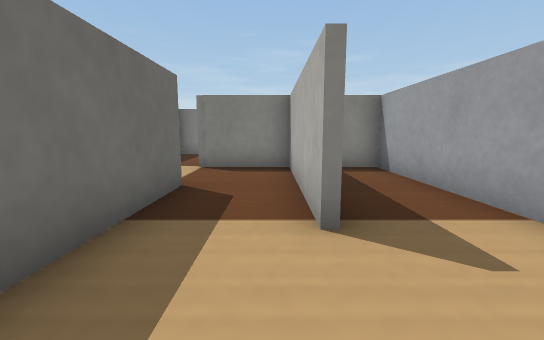
[1] (above)

19 first-person views from a walk through a Webots world. The camera is 0.05 m above the floor, tilts 8° down and sees 90° across. The floor is counted in squares, 0.05 m on a side. Each view is taken from the middle of a square. On the plan, view 1 faces up. The plan holds only what a view shows up to about 11 squares ahead; the rest is blank. The place goes on beyond the plan. Robots are left out. Simple shapes and patterns stand in for the simulator's stock objects.

[2]
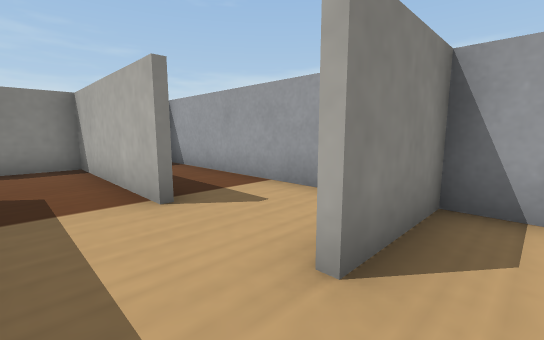

[3]
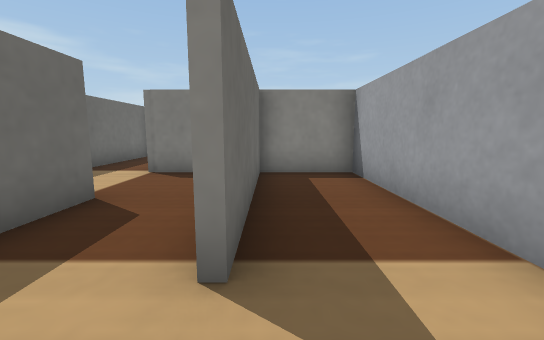

[4]
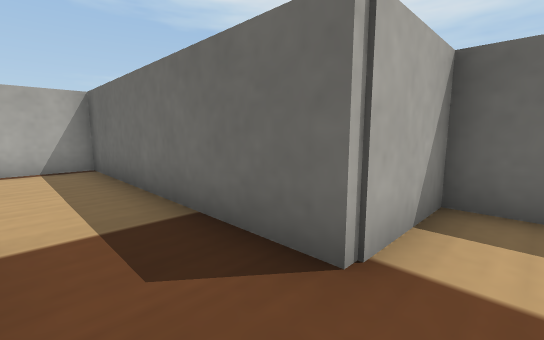

[5]
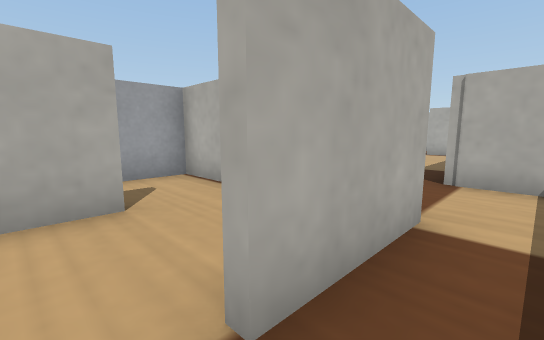

[6]
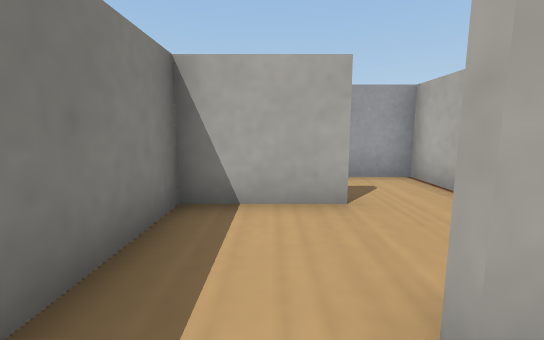

[7]
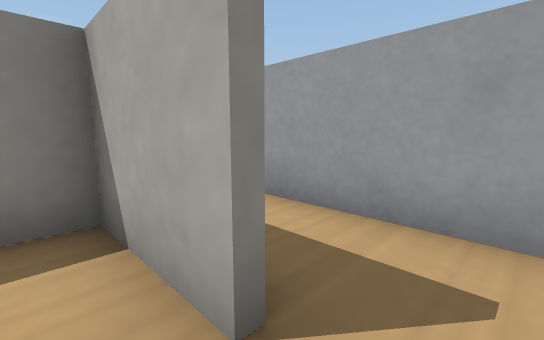

[8]
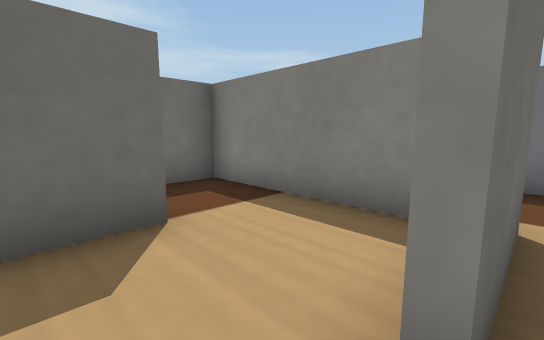

[9]
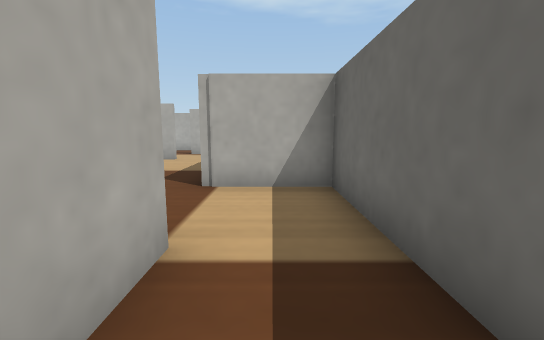

[10]
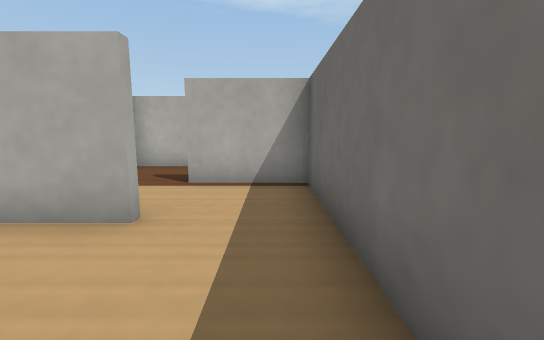

[11]
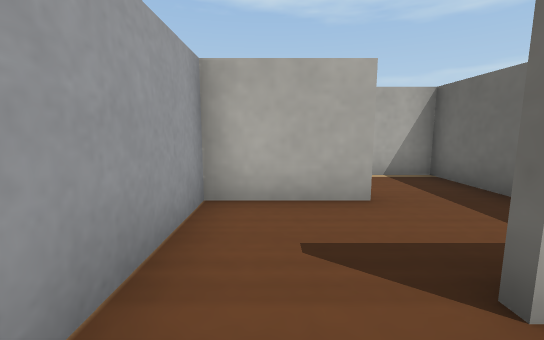

[12]
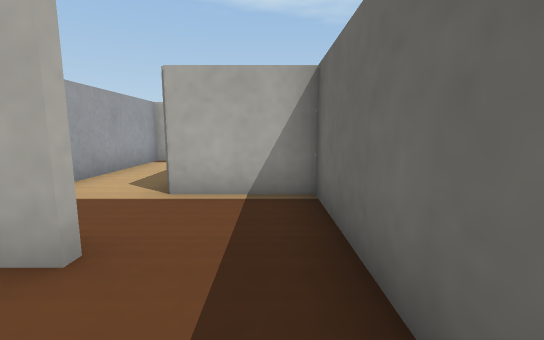

[13]
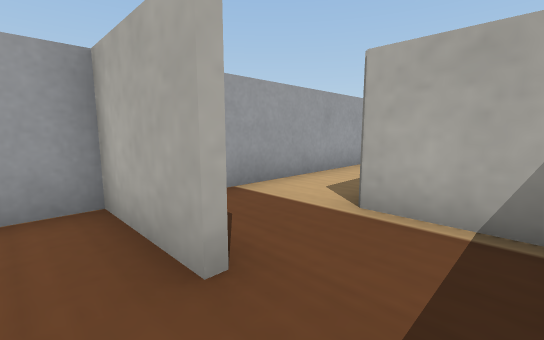

[14]
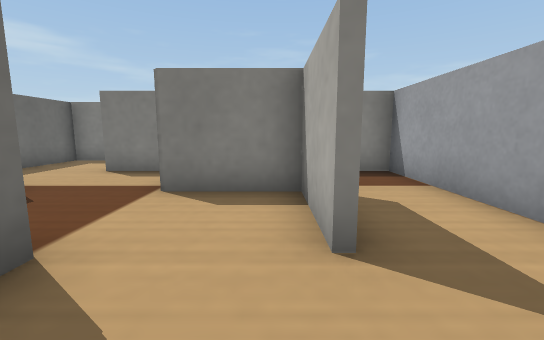

[15]
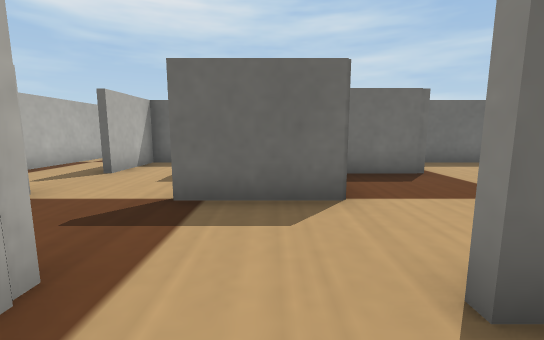

[16]
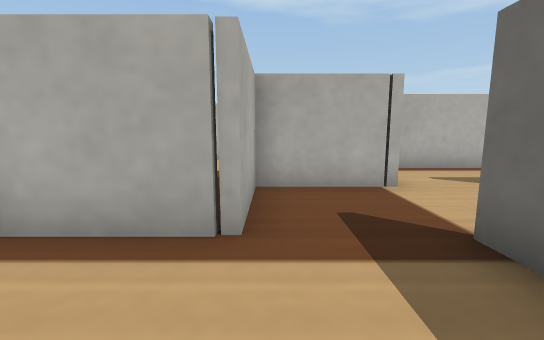

[17]
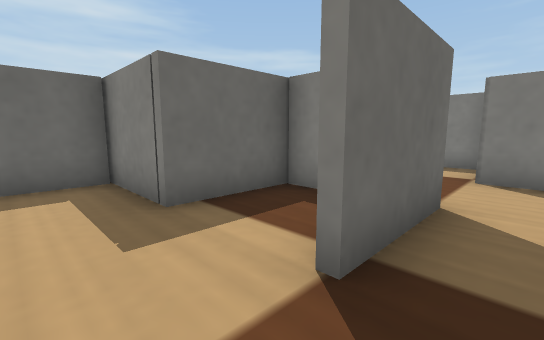

[18]
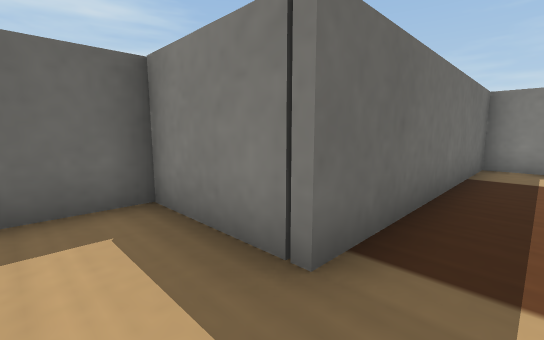

[19]
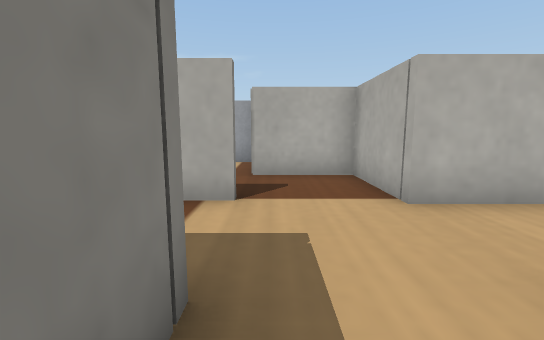

### Floor plan
Points are (right, up) in squares from view 1. A wall is a line through its corners. A room is listed if a view was taken in it or the views show most of it. See-through windows are left out.
Room 1 (views 1, 2, 3, 4, 5, 6, 7, 8, 9, 10, 11)
walls: (0.7, 7.6) (0.7, 2.6); (1.5, 7.9) (3, 7.9) (3, 12.2); (0.5, 2.6) (0.5, 7.7); (0.7, 9.9) (0.7, 12.3) (-4.1, 12.3) (-4.1, 4.9); (-4.1, 5.1) (-1.7, 5.1) (-1.7, -2.3) (0.8, -2.3); (-1.9, 10.4) (-1.9, 8.9); (3, 1.8) (3, 7.7) (-2.1, 7.7) (-2.1, 10.2); (0.5, 0.1) (2, 0.1); (0.9, 12.5) (0.9, 9.9); (3, -1.6) (3, -0.1) (0.5, -0.1)
ways out: opening at (2, -2) to room 2
Room 2 (views 12, 13)
walls: (0.5, -4.9) (3, -4.9); (3.1, -5.1) (2.2, -5.1); (-1.7, -3.6) (-1.7, -7.3) (0.7, -7.3); (3, -7.5) (3, -1.6)
ways out: opening at (2, -2) to room 1; opening at (2.5, -7.5) to room 3
Room 3 (views 14, 15, 16, 17)
walls: (0.5, -9.9) (0.5, -7.5) (-2, -7.5); (-1.9, -9.9) (-1.9, -12.5); (-2.3, -14.9) (0.3, -14.9) (0.3, -12.5) (3, -12.5) (3, -7.5)
ways out: opening at (2.5, -7.5) to room 2; opening at (-2, -8.5); opening at (-1, -15)
Room 4 (view 18)
walls: (-2.9, 4.9) (-4.1, 4.9) (-4.1, -2.5)
ways out: opening at (-4, -3.5) to room 6
Room 5 (view 19)
walls: (-2.1, -12.5) (-2.1, -11.6); (-4.5, -10.1) (-4.5, -12.5) (-6.9, -12.5) (-6.9, -14.9) (-4.5, -14.9)
Room 6 (no view inside)
walls: (-4.1, -2.5) (-6.9, -2.5) (-6.9, -4.5)
ways out: opening at (-4, -3.5) to room 4; opening at (-5.5, -5)

Positions as (right, up) in squares from view 1, and headings:
1: (0, 0), facing up
2: (-1, -1), facing up-right
3: (1, 1), facing up
4: (0, 6), facing down-left
5: (-3, 11), facing down-right
6: (-3, 11), facing right
7: (0, 9), facing up-right
8: (1, 9), facing up-left
9: (-3, 10), facing down
10: (-1, 3), facing down
11: (2, -1), facing down
12: (-1, -3), facing down
13: (-1, -4), facing down-right
14: (0, -12), facing up
15: (2, -11), facing left
16: (0, -10), facing down
17: (-1, -14), facing up-left
18: (-3, -4), facing up-left
19: (-6, -13), facing right
